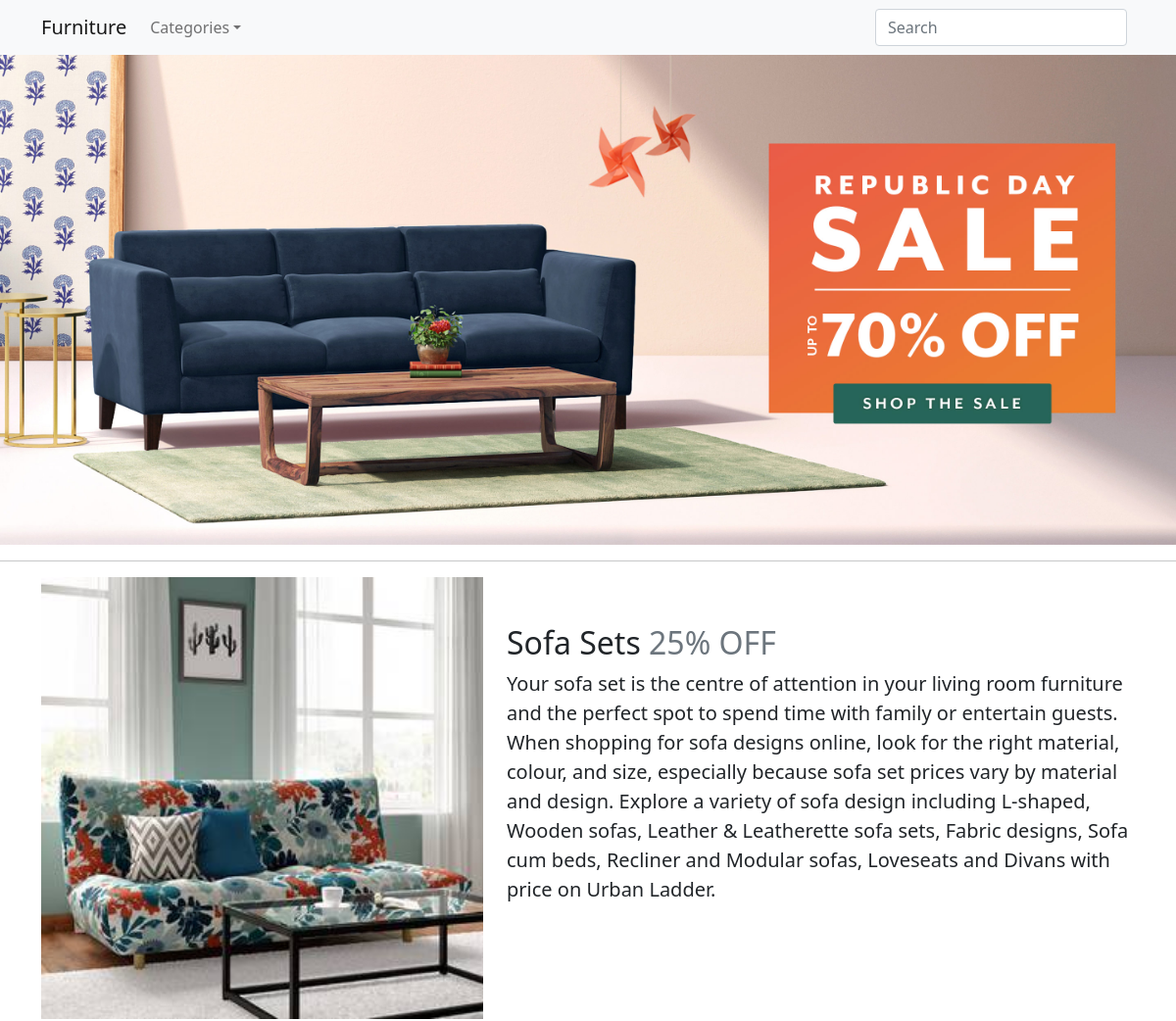
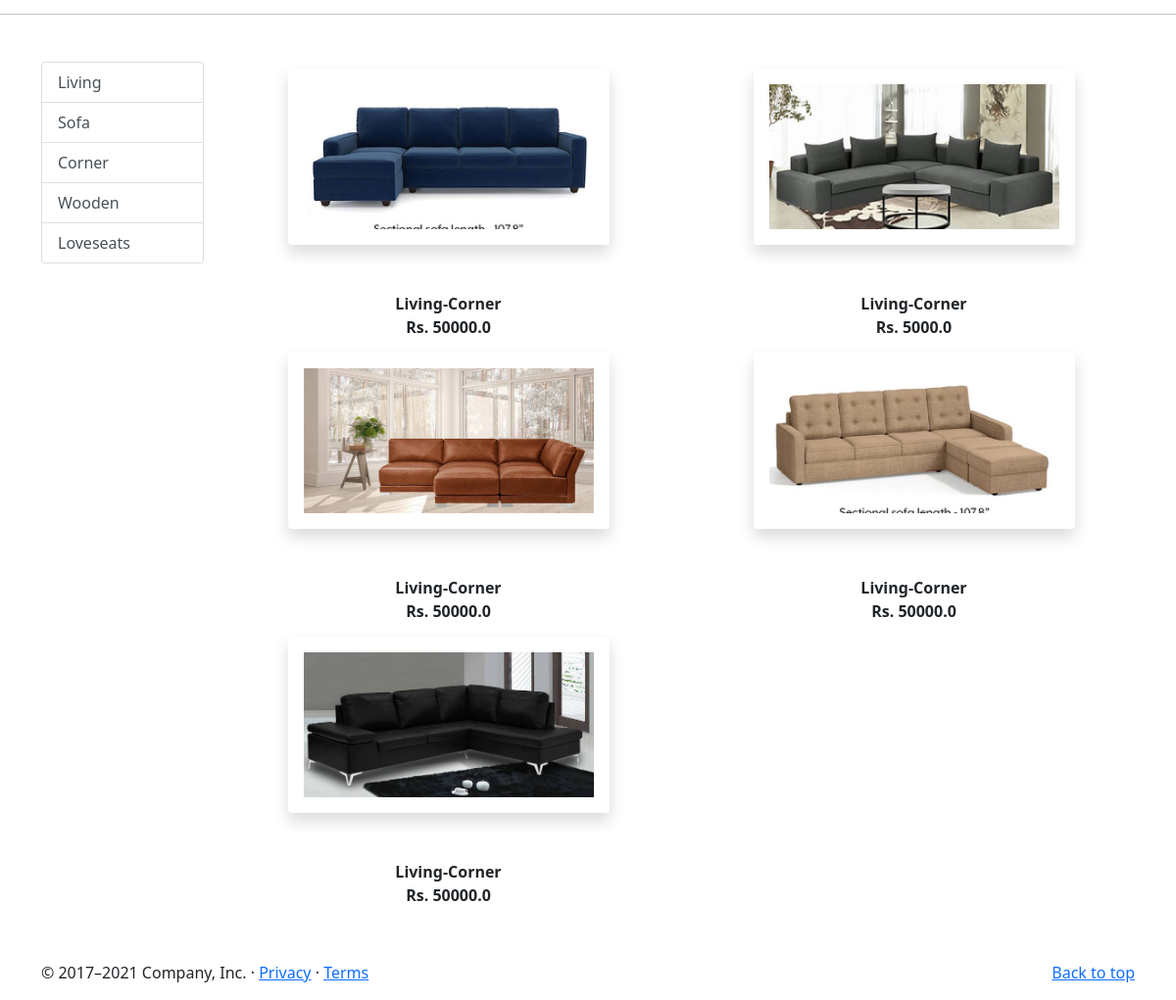
/Living/Corner, run on the app's committed database (2 pictures, top to bottom).
### app/models.py (models this page shows, shortened)
class Product(models.Model):
 title = models.CharField(max_length=100)
 price = models.FloatField()
 type = models.CharField(max_length=100)
 category = models.CharField( choices=CATEGORY_CHOICES, max_length=2)
 product_image = models.ImageField(upload_to='productimg')

### app/views.py (the view)
# urls.py: path('Living/', views.Living, name='Living'),
def Living(request, data=None):
        if data==None :
                Living = Product.objects.filter(category='L')
        elif data == 'Sofa' or data == 'Corner':
                Living= Product.objects.filter(category='L').filter(type=data)
        elif data == 'Wooden' or data == 'Lovesit':
                Living= Product.objects.filter(category='L').filter(type=data)
        elif data == 'Wooden' or data == 'Loveseats':
                Living= Product.objects.filter(category='L').filter(type=data)
        elif data == 'futons' or data == 'Chaire':
                Living= Product.objects.filter(category='L').filter(type=data)
        elif data == 'Coffe-table' :
                Living= Product.objects.filter(category='L').filter(type=data)
        return render(request, 'app/living.html', {'Living':Living})

### app/template/app/living.html (shortened to what this page needs)
{% extends 'app/base.html' %}
{% load static %}
{% block main-content %}
<img src="{% static 'app/images/banner/2.jpg' %}" class="d-block w-100" alt="...">
<hr class="featurette-divider">
<div class = "container">
    <div class="row featurette">
      <div class="col-md-7 order-md-2"><br><br>
        <h2 class="featurette-heading">Sofa Sets <span class="text-muted">25% OFF</span></h2>
        <p class="lead text-justify">Your sofa set is the centre of attention in your
          living room furniture and the perfect spot to spend time with family or
          entertain guests. When shopping for sofa designs online, look for the right material,
          colour, and size, especially because sofa set prices vary by material and design.
          Explore a variety of sofa design including L-shaped, Wooden sofas, Leather &
          Leatherette sofa sets, Fabric designs, Sofa cum beds, Recliner and Modular sofas,
          Loveseats and Divans with price on Urban Ladder.
        </p>
      </div>
      <div class="col-md-5">
        <img src="{% static 'app/images/poster/1.jpg' %}" class="d-block w-100">
      </div>
    </div>
</div>
<hr class="featurette-divider">
<div class="container my-5">
  <div class="row">
   <div class="col-sm-2">
    <div class="list-group">
      <a href="{% url 'Living' %}" class="list-group-item list-group-item-action" aria-current="true">Living</a>
      <a href="{% url 'Livingdata' 'Sofa'  %}" class="list-group-item list-group-item-action" aria-current="true">Sofa</a>
      <a href="{% url 'Livingdata' 'Corner'  %}" class="list-group-item list-group-item-action">Corner</a>
      <a href="{% url 'Livingdata' 'Wooden'  %}" class="list-group-item list-group-item-action">Wooden</a>
      <a href="{% url 'Livingdata' 'Loveseats'  %}" class="list-group-item list-group-item-action">Loveseats</a>
    </div>
   </div>
   <div class="col-sm-10">
    <div class="row">
     {% for p in Living %}
      <div class="col-sm-6 text-center mb-6">
       <a href="{% url 'product-detail' p.id %}" class="btn">
        <div class="item">
         <img src="{{p.product_image.url}}" alt="" height="180" class="shadow p-3 mb-5 bg-white rounded">
         <div class="fw-bold">{{p.title}}</div>
         <div class="fw-bold">Rs. {{p.price}}</div>
        </div>
       </a>
      </div>
     {% endfor %}
    </div>
   </div>
  </div>
 </div>
{% endblock main-content %}

### data on the page
Product: product_image (picture), title "Living-Corner", price "50000.0"
Product: product_image (picture), title "Living-Corner", price "5000.0"
Product: product_image (picture), title "Living-Corner", price "50000.0"
Product: product_image (picture), title "Living-Corner", price "50000.0"
Product: product_image (picture), title "Living-Corner", price "50000.0"
